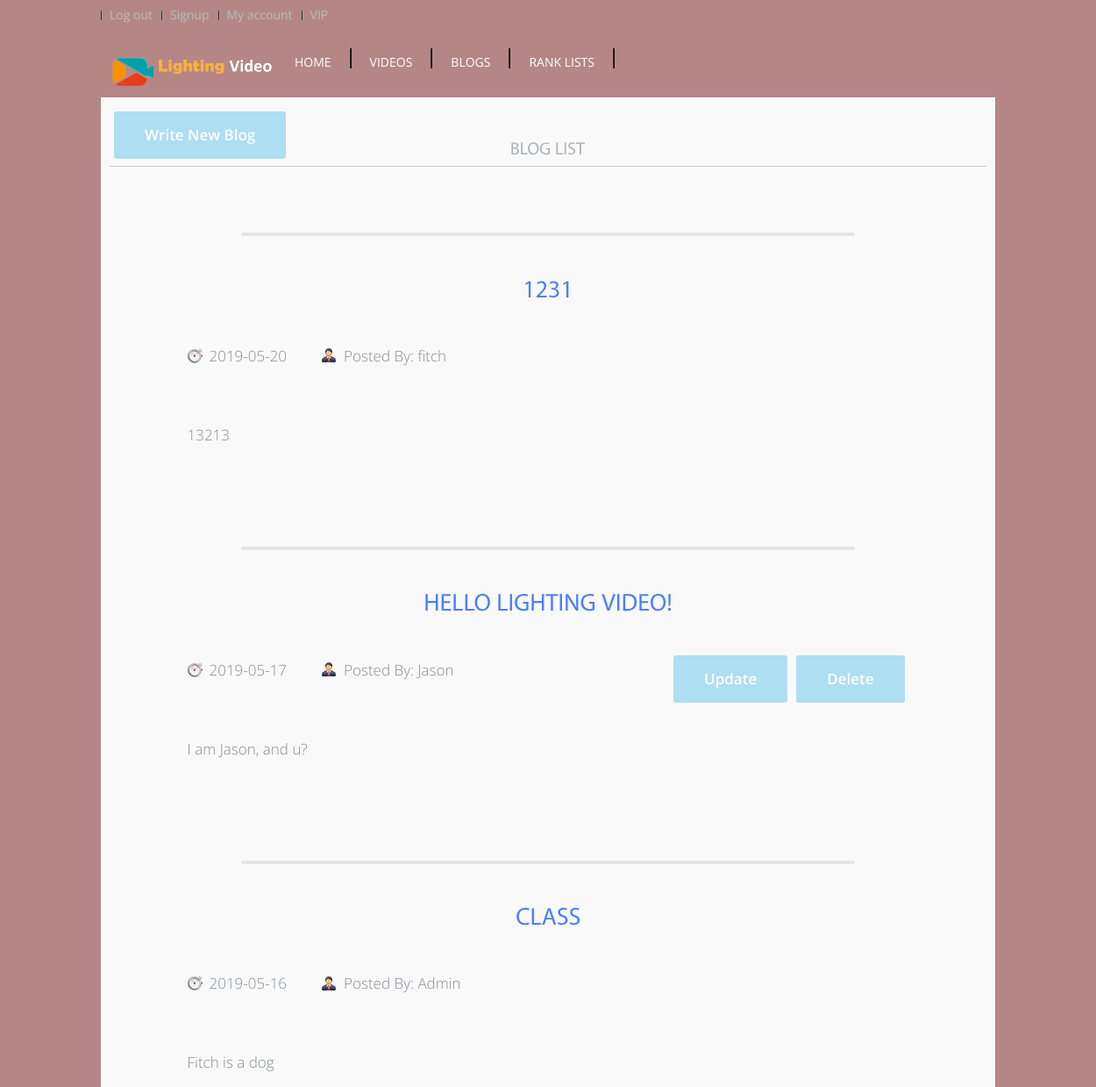
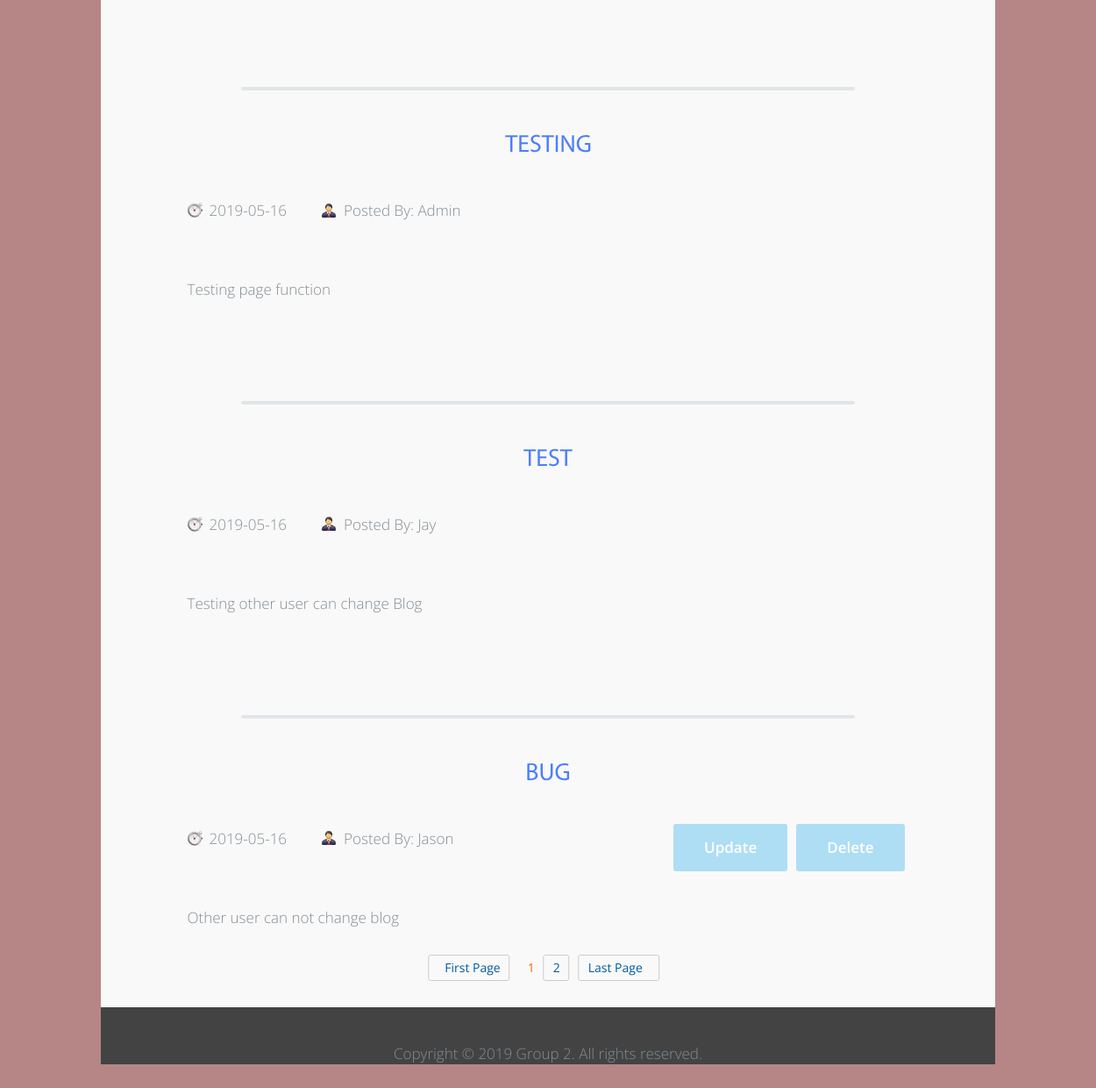
/blog/blogs.php (signed in), run on the app's committed database (2 pictures, top to bottom).
### tables this page shows
CREATE TABLE `blogs` (
  `bg_id` int(20) NOT NULL,
  `bg_title` text,
  `bg_date` date DEFAULT NULL,
  `bg_contents` text,
  `ac_id` int(20) DEFAULT NULL
);

CREATE TABLE `accounts` (
  `ac_id` int(20) NOT NULL,
  `ac_name` varchar(30) NOT NULL,
  `ac_password` varchar(20) NOT NULL,
  `ac_age` int(3) NOT NULL,
  `ac_phone` varchar(33) NOT NULL,
  `ac_email` varchar(30) NOT NULL,
  `ac_type` varchar(10) NOT NULL
);

### blog/blogs.php (the view, shortened to what this page needs)
<?php
require_once('../includes/rank_list_header.php');
?>
<link rel="stylesheet" href="../modal/bootstrap.min.css" />
<link rel="stylesheet" href="../js/confirm/example/example.css">
<link rel="stylesheet" href="../js/confirm/lib/sweet-alert.css">
</head>
<div id="content_sec" style="position:relative;">
    <div style='position:absolute;margin-top:-20px;z-index:100;'>
        <button style='display:inline;float:left;' data-toggle="modal" data-target="#myModal">Write New Blog</button>
    </div>
    <div class="col1">
        <div class="blog" style="position:relative;">
            <h2 class="heading">Blog List</h2>
            <ul class="bloglisting">
                <?php
                $num_rec_per_page = 6;
                if (isset($_GET["page"])) {
                    $page  = $_GET["page"];
                } else {
                    $page = 1;
                };
                $start_from = ($page - 1) * $num_rec_per_page;
                $query = "SELECT * ";
                $query .= "FROM blogs order by bg_id desc LIMIT $start_from, $num_rec_per_page ";
                $result = mysqli_query($connection, $query);
                while ($loop = mysqli_fetch_array($result)) {
                    $acid = $loop['ac_id'];
                    $query3 = "select ac_name from accounts where ac_id = '$acid'";
                    $result3 = mysqli_query($connection, $query3);
                    $row3 = mysqli_fetch_array($result3);
                    $bgidd = $loop["bg_id"];
                    echo "<li>";
                    echo "<div class='desc'>";
                    echo "<h3>" . "<a href='' class='colr'>" . $loop["bg_title"] . "</a>" . "</h3>";
                    if ($_SESSION['login_user'] == $row3['ac_name']) {
                        echo "<div style='display:inline;float:right;'>";
                        echo "<a href='deblog.php?bg_id=" . $loop["bg_id"] . "' onclick='return del();'><button>Delete</button></a>";
                        echo "</div>";
                        echo "<div style='display:inline;float:right;'>";
                        echo "<button data-toggle='modal' data-target='#myModal1' onclick='Value($bgidd)' >Update</button>";
                        echo "</div>";
                    } else { }
                    echo "<p class='time'>" . $loop['bg_date'] . "</p>";
                    echo "<p class='postedby'>Posted By:      " . $row3['ac_name'] . "</p>";
                    echo "<p class='txt'>" . $loop['bg_contents'] . "</p>";
                    echo "</div>";
                    echo "</li>";
                    ?>
                    <div class="container" style="z-index:200;">
                    </div>
                <?php
            }
            ?>
            </ul>
        </div>
    </div>
    <div class="page-icon" style="position:absolute;left:50%;bottom:0;transform: translate(-50%, -50%);">
        <ul>
            <?php
            $query2 = "SELECT * FROM blogs";
            $rs_result = mysqli_query($connection, $query2);
            $total_records = mysqli_num_rows($rs_result);
            $total_pages = ceil($total_records / $num_rec_per_page);
            echo "<a class='page-disabled' href='blogs.php?page=1'>" . "<i></i>First Page</a>";
            for ($i = 1; $i <= $total_pages; $i++) {
                if ($i == $page) {
                    echo "<span class='page-current'>$i</span>";
                } else {
                    echo "<a href='blogs.php?page=" . $i . "'>" . $i . "</a>";
                }
            };
            echo "<a class='page-next' href='blogs.php?page=$total_pages'>" . "Last Page<i></i></a>";
            ?>
        </ul>
    </div>
</div>
<div id="copyrights">
    <div class="inner">
        <p>Copyright © 2019 Group 2. All rights reserved.</p>
    </div>
</div>
</body>
</html>

### includes/rank_list_header.php (shortened to what this page needs)
<!DOCTYPE html>
<html>
<head>
    <link href="../vendor/fontawesome-free/css/all.min.css" rel="stylesheet" type="text/css">
    <link href="../css/sb-admin-2.min.css" rel="stylesheet">
    <link href="../vendor/datatables/dataTables.bootstrap4.min.css" rel="stylesheet">
    <link href="../vendor/bootstrap/css/lv_table.css" rel="stylesheet">
    <link href="../css/style.css" rel="stylesheet" type="text/css" />
    <link href="../css/ddsmoothmenu.css" rel="stylesheet" type="text/css" />
    <link href="../css/scrollbar.css" rel="stylesheet" type="text/css" />
    <link href="../css/jason_lv.css" rel="stylesheet" type="text/css" />
    <link href="../css/yema.css" rel="stylesheet" type="text/css" />
    <link href="../css/button.css" rel="stylesheet" type="text/css" />
</head>
<body>
    <div id="wrapper_sec">
        <div class="top_sec">
            <div class="toplinks">
                <ul style="margin-top: 0px;">
                    <li><a href="../log/logout.php">Log out</a></li>
                    <li><a href="../log/signup.php">Signup</a></li>
                    <li><a href="../myaccount/account.php">My account</a></li>
                    <li><a href="../payment/payment.php">VIP </a></li>
                </ul>
            </div>
        </div>
        <div id="masthead">
            <div class="logo">
                <a href="../index/index.php"><img src="../images/lv_logo_1.png" style="width: 25%; margin-top: 10px;">
                    <img src="../images/lv_logo_2.png" style="width: 70%; margin-bottom: 4px;"></a>
            </div>
            <div class="navigation">
                <div id="smoothmenu1" class="ddsmoothmenu">
                    <ul>
                        <li><a href="../index/index.php" class="staticlinks">Home</a></li>
                        <li><a href="../video/videos.php" class="staticlinks">Videos</a></li>
                        <li><a href="../blog/blogs.php">Blogs</a>
                        </li>
                        <li><a href="../rank_list/ranklist.php" class="staticlinks">Rank lists</a>
                        </li>
                    </ul>
                </div>
            </div>
        </div>

### css/style.css (style rules this page uses)
* { padding: 0px; margin: 0px; }
body { min-height: 1000px; background-color:#4e3d3d; font-family: Verdana, Geneva, sans-serif; font-size: 11px; color: #666; }
a { text-decoration: none; outline: none; color: #666; }
a img { border: none; }
.colr { color: #4b7eff !important; }
h2 { font-size: 20px; font-weight: normal; }
h3 { font-size: 18px; font-weight: normal; }
p { line-height: 18px; }
.heading { padding: 15px 0px 8px 0px; width: 100%; border-bottom: #cccccc solid 1px; margin-bottom: 10px; }
#wrapper_sec { min-height: 1000px; width: 1020px; height: 100%; margin: 0px auto; z-index: 2; }
.top_sec { width: 1020px; height: 29px; float: left; }
.top_sec .toplinks { float: left; }
.top_sec .toplinks ul { float: left; list-style: none; padding-top: 7px; }
.top_sec .toplinks ul li { float: left; background-image: url(../images/sep.gif); background-repeat: no-repeat; background-position: left center; padding: 0px 10px; }
.top_sec .toplinks ul li a { color: #bbbbbb; }
#masthead { width: 1020px; height: 82px; z-index: 999 !important; float: left; }
.logo { padding: 27px 0px 0px 10px; float: left; width: 200px; }
.navigation { float: left; }
#content_sec { min-height: 1000px; position:relative; width: 1020px; height: 100%; float: left; background-color: #f9f9f9; border: #f9f9f9 solid 10px; }
.col1 { width: 100%; float: left; }
.blog { width: 100%; float: left; padding-bottom: 20px; }
.blog ul.bloglisting { width: 100%; float: left; list-style: none; }
.blog ul.bloglisting li { width: 100%; float: left; padding: 15px 0px; }
.blog ul.bloglisting li .desc { width: 823px; margin: auto; }
.blog ul.bloglisting li .desc h3 { padding-bottom: 7px; }
.blog ul.bloglisting li .desc p.txt { padding: 5px 0px; }
.blog ul.bloglisting li .desc p.time { float: left; background-image: url(../images/watch.gif); background-repeat: no-repeat; background-position: left; padding-left: 25px; margin-right: 40px; }
.blog ul.bloglisting li .desc p.postedby { float: left; background-image: url(../images/man.png); background-repeat: no-repeat; background-position: left; padding-left: 25px; }
.inner { width: 1000px; margin: 0px auto; }
#copyrights { width: 100%; background-color: #434343; padding-top: 10px; color: #888888; }
#copyrights p { float: center; text-align: center; }

### css/ddsmoothmenu.css (style rules this page uses)
.ddsmoothmenu { font-size:14px; width: 100%; text-transform:uppercase; margin-top:26px; }
.ddsmoothmenu ul { z-index:100; margin: 0; padding: 0; list-style-type: none; }
.ddsmoothmenu ul li { position: relative; display: inline; float: left; background-image:url(../images/navi_sep.gif); background-repeat:no-repeat; background-position:right; padding-right:2px; }
.ddsmoothmenu ul li a { display: block; color: white; padding: 5px 20px 0px 20px; height:23px; color: #2d2b2b; text-decoration: none; border:transparent solid 1px; }
.ddsmoothmenu ul li a:link, .ddsmoothmenu ul li a:visited { color: white; }

### css/jason_lv.css (style rules this page uses)
body { background-color: #b68686 !important; }

### css/yema.css (style rules this page uses)
.page-icon { margin:20px 0 0 0; font-size:0; text-align:center; }
.page-icon a,.page-disabled,.page-next { border:1px solid #ccc; border-radius:3px; padding:4px 10px 5px; font-size:14PX; margin-right:10px; }
.page-icon a { text-decoration:none; color:#005aa0; }
.page-current { color:#ff6600; padding:4px 10px 5px; font-size:14PX; }
.page-disabled { color:#ccc; }
.page-next i,.page-disabled i { cursor:pointer; display:inline-block; width:5px; height:9px; background-image:url(http://img.mukewang.com/547fdbc60001bab900880700.gif); }
.page-disabled i { background-position:-80px -608px; margin-right:3px; }
.page-next i { background-position:-62px -608px; margin-left:3px; }

### data on the page
blogs: bg_date "2019-05-20", ac.ac_name "fitch", bg_contents "13213"
blogs: bg_date "2019-05-17", ac.ac_name "Jason", bg_contents "I am Jason, and u?"
blogs: bg_date "2019-05-16", ac.ac_name "Admin", bg_contents "Fitch is a dog"
blogs: bg_date "2019-05-16", ac.ac_name "Admin", bg_contents "Testing page function"
blogs: bg_date "2019-05-16", ac.ac_name "Jay", bg_contents "Testing other user can change Blog"
blogs: bg_date "2019-05-16", ac.ac_name "Jason", bg_contents "Other user can not change blog"
